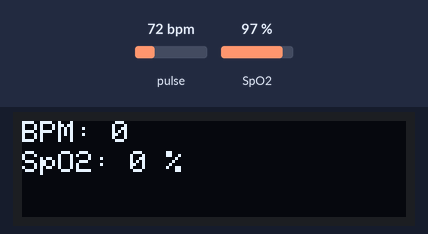
A sketch run on a simulated Arduino Uno, built with avr-gcc and run on an emulated ATmega328P. Parts: 128×32 one-colour display. The inputs (shaded band) are chosen by the test bench; at power-on: pulse 72 bpm, SpO2 97 %. What the sketch prints to the serial monitor is not drawn.

Above: at 3.2 s.
3.3 s: pulse set to 42 bpm
At 6.0 s:
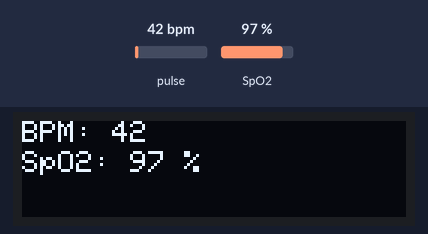
6.3 s: SpO2 set to 80 %
At 7.7 s:
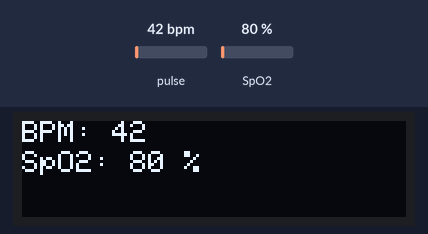
8.6 s: pulse set to 70 bpm
At 10.3 s:
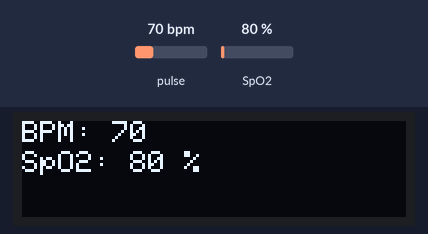
10.6 s: SpO2 set to 85 %
At 12.0 s:
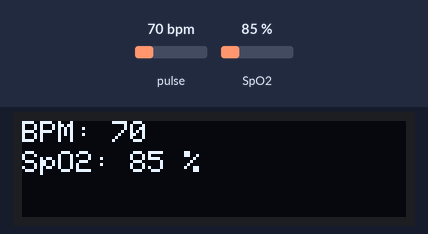
Timing chart, 0 to 13.6 s (numbered marks = the images above; inputs shaded):
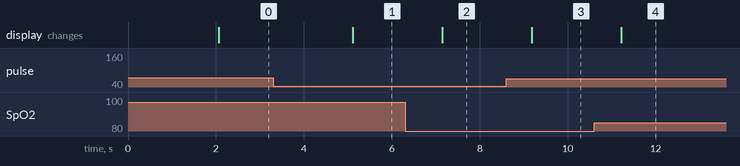

Measured:
- after the input at 3.3 s, the display: changes after 1.8 s (image 1)
- after the input at 6.3 s, the display: changes after 0.84 s (image 2)
- after the input at 8.6 s, the display: changes after 0.58 s (image 3)
- after the input at 10.6 s, the display: changes after 0.61 s (image 4)

The sketch:

pulse_oximeter.ino
```cpp
#include <Wire.h>
#include "MAX30100_PulseOximeter.h"
#include <Adafruit_GFX.h>
#include <Adafruit_SSD1306.h>

#define SCREEN_WIDTH 128
#define SCREEN_HEIGHT 32
#define OLED_RESET    -1
#define SCREEN_ADDRESS 0x3C

Adafruit_SSD1306 display(SCREEN_WIDTH, SCREEN_HEIGHT, &Wire, OLED_RESET);
PulseOximeter pox;
uint32_t tsLastReport = 0;

void onBeatDetected() {
  Serial.println("Beat!");
}

void setup() {
  Serial.begin(115200);

  if (!display.begin(SSD1306_SWITCHCAPVCC, SCREEN_ADDRESS)) {
    Serial.println(F("SSD1306 allocation failed"));
    for (;;);
  }

  display.clearDisplay();
  display.setTextSize(1);
  display.setTextColor(WHITE);
  display.setCursor(15, 10);
  display.println("Pulse Oximeter");
  display.display();
  delay(2000);

  Serial.print("Initializing pulse oximeter.. ");
  if (!pox.begin()) {
    Serial.println("FAILED");
    for (;;);
  } else {
    Serial.println("SUCCESS");
  }

  pox.setIRLedCurrent(MAX30100_LED_CURR_7_6MA);
  pox.setOnBeatDetectedCallback(onBeatDetected);
}

void loop() {
  pox.update();

  if (millis() - tsLastReport > 1000) {
    int bpm = pox.getHeartRate();
    int spo2 = pox.getSpO2();

    Serial.print("Heart rate: ");
    Serial.print(bpm);
    Serial.print(" bpm / SpO2: ");
    Serial.print(spo2);
    Serial.println(" %");

    display.clearDisplay();
    display.setCursor(0, 0);
    display.setTextSize(1);
    display.setTextColor(WHITE);
    display.print("BPM: ");
    display.print(bpm);
    display.setCursor(0, 10);
    display.print("SpO2: ");
    display.print(spo2);
    display.println(" %");
    display.display();

    tsLastReport = millis();
  }
}
```
